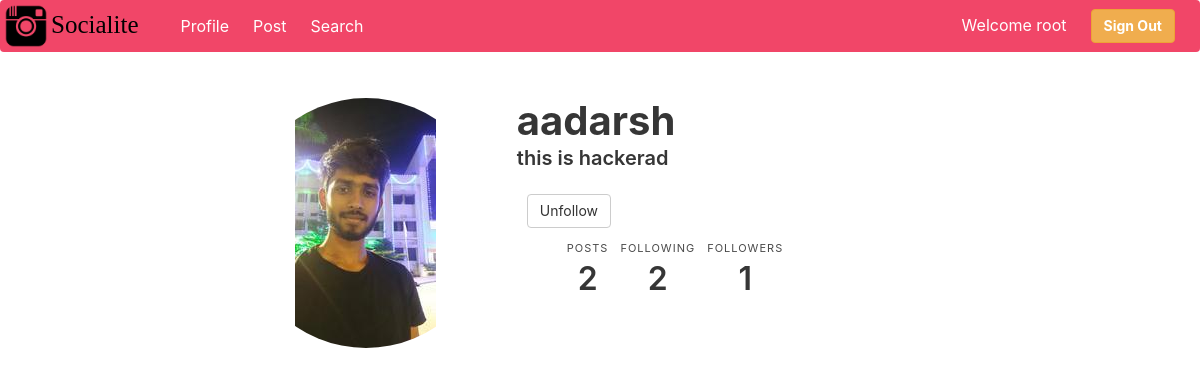
Screenshot of /authy/profile/aadarsh (signed in) with the database file from the repository.
### authy/models.py (models this page shows, shortened)
class Profile(models.Model):
    user = models.OneToOneField(User, on_delete=models.CASCADE, related_name='profile')
    bio = models.CharField(max_length=100)
    email = models.EmailField()
    picture = models.ImageField(upload_to=user_directory_path)

### authy/views.py (the view)
# urls.py: path('profile/<user_id>',ProfileView,name='profile'),
@login_required
def ProfileView(request, user_id):
    user = get_object_or_404(User, username=user_id)
    profile = Profile.objects.get(user=user)
    followers = Follow.objects.filter(master=user)
    following = Follow.objects.filter(follower=user)
    posts = Post.objects.filter(author=user).order_by('-date_posted')
    context = {'profile': profile, 'followers': followers, 'following': following
        , 'posts': posts, }
    return render(request, 'authy/profile2.html', context)

### templates/authy/profile2.html (shortened to what this page needs)
{% extends 'post/base.html' %}
{% load static %}
{% block content %}
    <div class="columns is-mobile is-multiline is-centered main" style="margin-top: 50px">
        <article class="media">
            <div class="media-left">
                <figure class="image is-256x256">
                    {% if profile.picture %}
                        <div style="height: 250px;width: 250px;">
                            <img class="is-rounded" style="width: 100%;height: 100%;object-fit: contain" src="{{ profile.picture.url }}">
                        </div>
                    {% else %}
                        <img class="is-rounded" src="https://bulma.io/images/placeholders/256x256.png">
                    {% endif %}
                </figure>
            </div>
            <div class="media-content">
                <div class="content">
                    <h1 style="font-weight: bold;" class="title is-2">{{ profile.user }}</h1>
                    <h4 class="subtitle is-5">{{ profile.bio }}</h4>
                    {% if user.is_authenticated and user != profile.user %}
                        <div class="media-right">
                        <a href="{% url 'unfollow' profile.user.id %}" class="btn btn-default">Unfollow</a>
                    {% elif user != profile.user %}
                        <a href="{% url 'follow' profile.id %}" class="button is-success">Follow</a>
                    {% endif %}
                    </div>
                </div>
                <nav class="level is-mobile" style="margin: 0 50px;background-color: white">
                    <div class="level-item has-text-centered">
                        <div>
                            <p class="heading">Posts</p>
                            <p class="title">{{ posts.count }}</p>
                        </div>
                    </div>
                    <div class="level-item has-text-centered">
                        <div>
                            <p class="heading">Following</p>
                            <p class="title">{{ following.count }}</p>
                        </div>
                    </div>
                    <div class="level-item has-text-centered">
                        <div>
                            <p class="heading">Followers</p>
                            <p class="title">{{ followers.count }}</p>
                        </div>
                    </div>
                </nav>
            </div>
        </article>
        <section class="section">
            <div class="container">
        </section>
    </div>
{% endblock content %}

### templates/post/base.html (shortened to what this page needs)
{% load static %}
<!DOCTYPE html>
<html lang="en">
    <head>
        <link rel="stylesheet" href="https://maxcdn.bootstrapcdn.com/bootstrap/3.3.7/css/bootstrap.min.css"
>
        <link rel="stylesheet" href="https://cdn.jsdelivr.net/npm/bulma@0.9.1/css/bulma.min.css">
        <link rel="stylesheet" href="{% static 'css/style.css' %}">
        <link rel="stylesheet" href="{% static 'css/navbar.css' %}">
        <link rel="stylesheet" href="{% static 'css/post.css' %}">
    </head>
    <nav class="navbar mynav is-danger is-fixed-top" role="navigation" aria-label="main navigation">
        <div class="">
            <img src="{% static 'images/logo.png' %}" width="50" height="50">
        </div>
        <div id="navbarBasicExample" class="navbar-menu">
            <div class="navbar-start">
                <span>Socialite</span>
                <a class="navbar-item" href="{% url 'profile' request.user %}">
                    Profile
                </a>
                <a class="navbar-item" href="{% url 'user_post_list' %}">
                    Post
                </a>
                <a class="navbar-item" href="{% url 'search' %}">
                    Search
                </a>
            </div>
            <div class="navbar-end mr-5">
                <div class="user mr-5 mt-3">Welcome {{ request.user.username }}</div>
                {% if user.is_authenticated %}
                    <div class="buttons">
                        <a class="btn btn-warning rounded mb-2" href="{% url 'logout' %}">
                            <strong>Sign Out</strong>
                        </a>
                    </div>
                {% endif %}
                </div>
            </div>
    </nav>
    <section class="section">
        <div class="container">
            {% block content %}
            {% endblock %}
        </div>
    </section>
    </body>
</html>

### static/css/navbar.css (style rules this page uses)
.navbar-start span { margin-top: 5px; font-family: cursive; font-size: 25px; color: black; margin-right: 30px; }

### rows the page displays
Profile: picture (placeholder picture), user "aadarsh", bio "this is hackerad"

### other values shown
{{ request.user.username }} "root"
{{ posts.count }} "2"
{{ following.count }} "2"
{{ followers.count }} "1"
